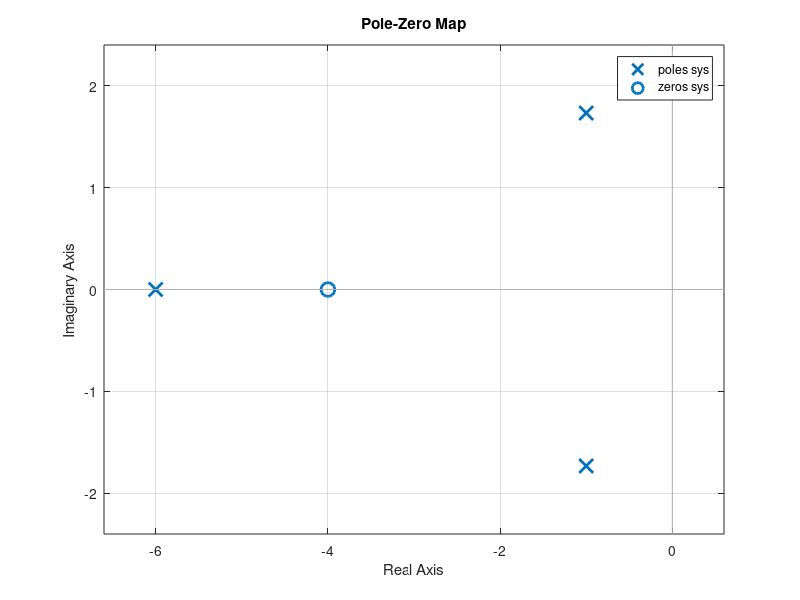

Reproduce this figure in MATLAB. (Note: this script raises an error after producing the figure.)
% Aufgabe 18
home
clear
close all

% G(s) 
s = tf('s');

% System description:
sys = (3*s + 12)/(((s*s) + 2*s +4)*(s + 6));

% Shows Polls and Nulls
pzmap(sys)

% H(s) from G(s) 
H = sys * (1/s)

% partial fraction decomposition from H(s) 
[z , n] = tfdata(H);
[r, p ,k] = residue(z{1,1}, n{1,1});

% r p k show
r
p
k

% Term mit Polst bei s= -6 abziehen (siehe notiz)
H1 = H - r(1)/(s - p(1))

% Compare with Sprungantwort (step response)
figure(2)
impulse(H, H1)
